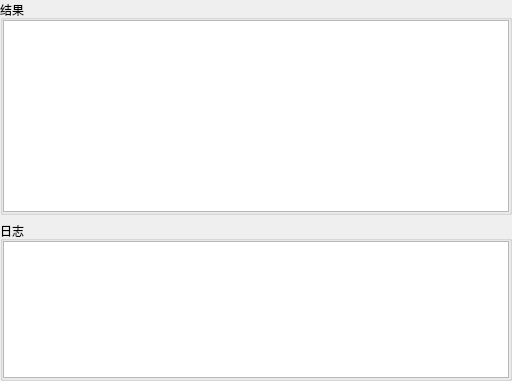
        <widget class="QFrame" name="frame_result_log">
         <property name="frameShape">
          <enum>QFrame::NoFrame</enum>
         </property>
         <property name="frameShadow">
          <enum>QFrame::Raised</enum>
         </property>
         <property name="lineWidth">
          <number>0</number>
         </property>
         <layout class="QVBoxLayout" name="verticalLayout_13">
          <property name="spacing">
           <number>6</number>
          </property>
          <property name="leftMargin">
           <number>0</number>
          </property>
          <property name="topMargin">
           <number>0</number>
          </property>
          <property name="rightMargin">
           <number>0</number>
          </property>
          <property name="bottomMargin">
           <number>0</number>
          </property>
          <item>
           <widget class="QGroupBox" name="sd_result_groupBox">
            <property name="minimumSize">
             <size>
              <width>512</width>
              <height>0</height>
             </size>
            </property>
            <property name="title">
             <string>结果</string>
            </property>
            <layout class="QVBoxLayout" name="verticalLayout_11">
             <property name="spacing">
              <number>3</number>
             </property>
             <property name="leftMargin">
              <number>0</number>
             </property>
             <property name="topMargin">
              <number>0</number>
             </property>
             <property name="rightMargin">
              <number>0</number>
             </property>
             <property name="bottomMargin">
              <number>0</number>
             </property>
             <item>
              <widget class="QTextEdit" name="sd_result">
               <property name="font">
                <font>
                 <family>Arial</family>
                 <pointsize>9</pointsize>
                </font>
               </property>
               <property name="lineWidth">
                <number>0</number>
               </property>
               <property name="readOnly">
                <bool>false</bool>
               </property>
              </widget>
             </item>
            </layout>
           </widget>
          </item>
          <item>
           <widget class="QGroupBox" name="sd_log_groupBox">
            <property name="minimumSize">
             <size>
              <width>0</width>
              <height>160</height>
             </size>
            </property>
            <property name="maximumSize">
             <size>
              <width>16777215</width>
              <height>160</height>
             </size>
            </property>
            <property name="title">
             <string>日志</string>
            </property>
            <layout class="QHBoxLayout" name="horizontalLayout_25">
             <property name="spacing">
              <number>3</number>
             </property>
             <property name="leftMargin">
              <number>0</number>
             </property>
             <property name="topMargin">
              <number>0</number>
             </property>
             <property name="rightMargin">
              <number>0</number>
             </property>
             <property name="bottomMargin">
              <number>0</number>
             </property>
             <item>
              <widget class="QPlainTextEdit" name="sd_log">
               <property name="minimumSize">
                <size>
                 <width>0</width>
                 <height>0</height>
                </size>
               </property>
               <property name="maximumSize">
                <size>
                 <width>16777215</width>
                 <height>16777215</height>
                </size>
               </property>
               <property name="font">
                <font>
                 <family>Arial</family>
                 <pointsize>9</pointsize>
                </font>
               </property>
               <property name="lineWidth">
                <number>0</number>
               </property>
               <property name="readOnly">
                <bool>true</bool>
               </property>
               <property name="plainText">
                <string/>
               </property>
              </widget>
             </item>
            </layout>
           </widget>
          </item>
         </layout>
        </widget>
